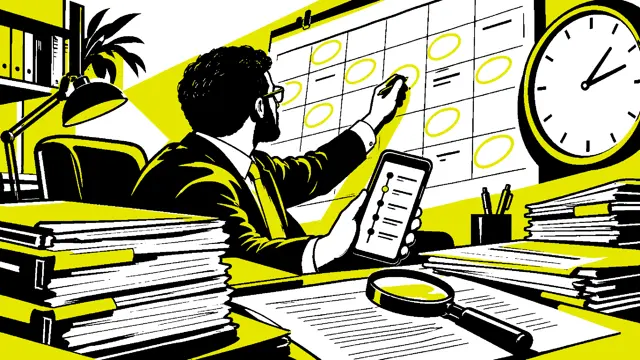
#> input picture ferramentas/originais/archive/advoprazo.webp, 640 x 360 px
$ python -i capas.py   (imports and definitions only)
#> lines starting #> are read from the running program, lines starting #| are printed output that depends on the picture
"""Capas dos cases em pixel art, desenhadas em código.

Cada cena é uma grade de 80x45 pixels ampliada 16x (1280x720) sem suavização: no card do
site isso dá a mesma escala de pixel do personagem do jogo. Paleta do site e do jogo.

    python3 ferramentas/capas.py              # gera todas em assets/work/<case>/cover.webp
    python3 ferramentas/capas.py insper       # só uma
    python3 ferramentas/capas.py --arquivo    # miniaturas do Arquivo (versão noturna das ilustrações antigas)
"""
import os, sys
from PIL import Image

RAIZ = os.path.dirname(os.path.dirname(os.path.abspath(__file__)))
W, H, ESC = 80, 45, 16

COR = {
  'K': '#0b0f1a', 'f': '#111827', 'b': '#1f2a3d', 'h': '#2f4a6b',          # contorno, parede, superfícies
  'G': '#22c55e', 'g': '#15803d', 'P': '#7c5cff', 'p': '#3b2a99',          # verde, roxo
  'Y': '#fbbf24', 'y': '#c2861a', 'W': '#f8fafc', 'w': '#e2e8f0', 's': '#94a3b8', 'c': '#475569',
  'S': '#f1c27d', 'd': '#d49877', 'T': '#8d5524', 't': '#6b3e1a',          # peles
  'H': '#3b2414', 'O': '#e07a3a', 'E': '#0b0f1a', 'm': '#b5654d',          # cabelos, olho, boca
  'B': '#2563eb', 'n': '#1e40af', 'R': '#ff4d7e', 'r': '#c2265a', 'D': '#1e293b',
}

class Tela:
    def __init__(self, fundo='f'):
        self.im = Image.new('RGB', (W, H), self.rgb(fundo))
        self.px = self.im.load()

    @staticmethod
    def rgb(c): h = COR[c]; return tuple(int(h[i:i + 2], 16) for i in (1, 3, 5))

    def ponto(self, x, y, c):
        if 0 <= x < W and 0 <= y < H and c in COR: self.px[x, y] = self.rgb(c)

    def ret(self, x, y, w, h, c):
        for j in range(h):
            for i in range(w): self.ponto(x + i, y + j, c)

    def caixa(self, x, y, w, h, c, borda='K'):
        self.ret(x, y, w, h, borda); self.ret(x + 1, y + 1, w - 2, h - 2, c)

    # [18 lines left out: functions mapa, linha, not called in this run]

    def brilho(self, x, y):
        self.ponto(x, y, 'Y')
        for dx, dy in ((-1, 0), (1, 0), (0, -1), (0, 1)): self.ponto(x + dx, y + dy, 'y')

    # [6 lines left out: function balao, not called in this run]

    def chao(self, y=38):
        self.ret(0, y, W, 1, 'h'); self.ret(0, y + 1, W, H - y - 1, 'b')

    def salvar(self, destino):
        os.makedirs(os.path.dirname(destino), exist_ok=True)
        self.im.resize((W * ESC, H * ESC), Image.NEAREST).save(destino, quality=92)


# ---------- gente: as mesmas proporções do personagem do jogo (12x18) ----------
CABECAS = {
  'gorro': ['...KKKKKK...', '..KPPPPPPK..', '.KPPPPPPPPK.', '.KppppppppK.', '.KSSSSSSSSK.',
            '.KSSESSESSK.', '.KSSSSSSSSK.', '..KSSmmSSK..', '...KKKKKK...'],
  'curto': ['...KKKKKK...', '..KHHHHHHK..', '.KHHHHHHHHK.', '.KHSSSSSSHK.', '.KSSSSSSSSK.',
            '.KSSESSESSK.', '.KSSSSSSSSK.', '..KSSmmSSK..', '...KKKKKK...'],
  'longo': ['...KKKKKK...', '..KHHHHHHK..', '.KHHHHHHHHK.', 'KHHSSSSSSHHK', 'KHSSSSSSSSHK',
            'KHSSESSESSHK', 'KHSSSSSSSSHK', 'KHHKSmmSKHHK', '.KK.KKKK.KK.'],
  'coque': ['....KKKK....', '...KHHHHK...', '..KKHHHHKK..', '.KHHHHHHHHK.', '.KHSSSSSSHK.',
            '.KSSESSESSK.', '.KSSSSSSSSK.', '..KSSmmSSK..', '...KKKKKK...'],
}
CORPO = ['..KRRRRRRK..', '.KRRRrRRRRK.', '.KRRRrRRRRK.', '.KSRRrRRRSK.', '..KRRRRRRK..', '..KDDDDDDK..']
PERNAS = ['..KDDKKDDK..', '..KDDKKDDK..', '.KWWWKKWWWK.']
# braço levantado, saindo do ombro na diagonal (desenhado por cima do corpo)
BRACO = ['...KS', '..KRK', '.KRK.', 'KRK..']
# glifos de 3x5 para os balões
INTERROGACAO = ['YYY', '..Y', '.YY', '...', '.Y.']

# [6 lines left out: function pessoa, not called in this run]

def designer(t, x, y, **kw):
    pessoa(t, x, y, cabeca='gorro', roupa='G', sombra='g', **kw)


# ======================================================================
# CENAS
# ======================================================================
# [147 lines left out: functions oab_parana, insper, carrefour_sva, dpsp_health, synthetic_personas, not called in this run]


BRASIL = [
  '..........XXXX................', '......XXXXXXXXX..XXX..........', '....XXXXXXXXXXXXXXXXX.........',
  '..XXXXXXXXXXXXXXXXXXXXX.......', '.XXXXXXXXXXXXXXXXXXXXXXXXXX...', 'XXXXXXXXXXXXXXXXXXXXXXXXXXXXX.',
  'XXXXXXXXXXXXXXXXXXXXXXXXXXXXXX', '.XXXXXXXXXXXXXXXXXXXXXXXXXXXX.', '..XXXXXXXXXXXXXXXXXXXXXXXXXXX.',
  '....XXXXXXXXXXXXXXXXXXXXXXXX..', '.......XXXXXXXXXXXXXXXXXXXXX..', '........XXXXXXXXXXXXXXXXXXX...',
  '........XXXXXXXXXXXXXXXXXXX...', '.........XXXXXXXXXXXXXXXXX....', '.........XXXXXXXXXXXXXXXX.....',
  '..........XXXXXXXXXXXXXX......', '..........XXXXXXXXXXXX........', '...........XXXXXXXXXX.........',
  '...........XXXXXXXX...........', '............XXXXXX............', '............XXXXX.............',
  '.............XXX..............',
]

# [29 lines left out: function ademicon_orbita, not called in this run]


CENAS = {
  'oab-parana': oab_parana, 'insper': insper, 'carrefour-sva': carrefour_sva,
  'dpsp-health': dpsp_health, 'synthetic-personas': synthetic_personas, 'ademicon-orbita': ademicon_orbita,
}


# ---------- Arquivo: versão noturna das ilustrações antigas (originais em ferramentas/originais/archive) ----------
NOTURNO_ORIGEM = ['#000000', '#3a3a1a', '#ffffff', '#b8b8b0', '#e6e600', '#9a9a00']
NOTURNO_DESTINO = ['#0b0f1a', '#18233a', '#3a5a82', '#2a3d5c', '#fbbf24', '#c2861a']

def noturno(origem, destino, largura=160):
#> called with origem = 'originais/archive/advoprazo.webp', destino = 'out.png', largura = 160
    im = Image.open(origem).convert('RGB')
#> im is the input picture: PIL image 640x360 RGB; mean R, G, B 159.9, 160.4, 120.3
    altura = round(largura * im.height / im.width)
#> altura = 90
    pequeno = im.resize((largura, altura), Image.BOX)
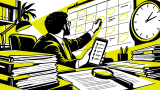
#> pequeno: PIL image 160x90 RGB; mean R, G, B 160.1, 160.5, 120.5
    def paleta(cores):
        v = [int(h[i:i + 2], 16) for h in cores for i in (1, 3, 5)]
        return v + v[:3] * (256 - len(cores))
    pal = Image.new('P', (1, 1)); pal.putpalette(paleta(NOTURNO_ORIGEM))
    q = pequeno.quantize(palette=pal, dither=Image.Dither.NONE)
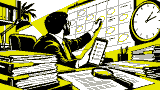
#> q: PIL image 160x90 P; mean R, G, B 160, 160, 116.6
    q.putpalette(paleta(NOTURNO_DESTINO))
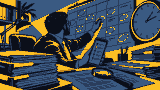
#> q: PIL image 160x90 P; mean R, G, B 74.4, 79.1, 76.2
    esc = 640 // largura
    q.convert('RGB').resize((largura * esc, altura * esc), Image.NEAREST).save(destino, quality=90)
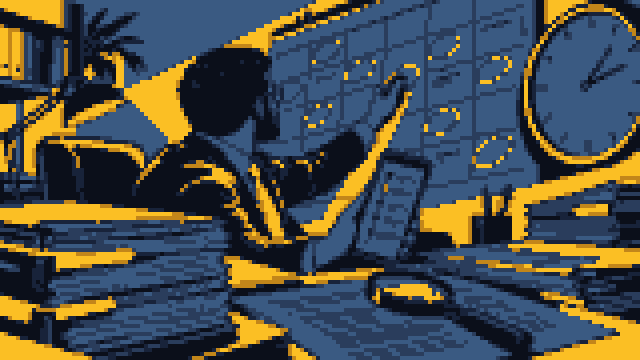
#> saved as out.png: PIL image 640x360 RGB; mean R, G, B 74.4, 79.1, 76.2


# [13 lines not run here, left out]

>>> result = noturno('originais/archive/advoprazo.webp', 'out.png')
